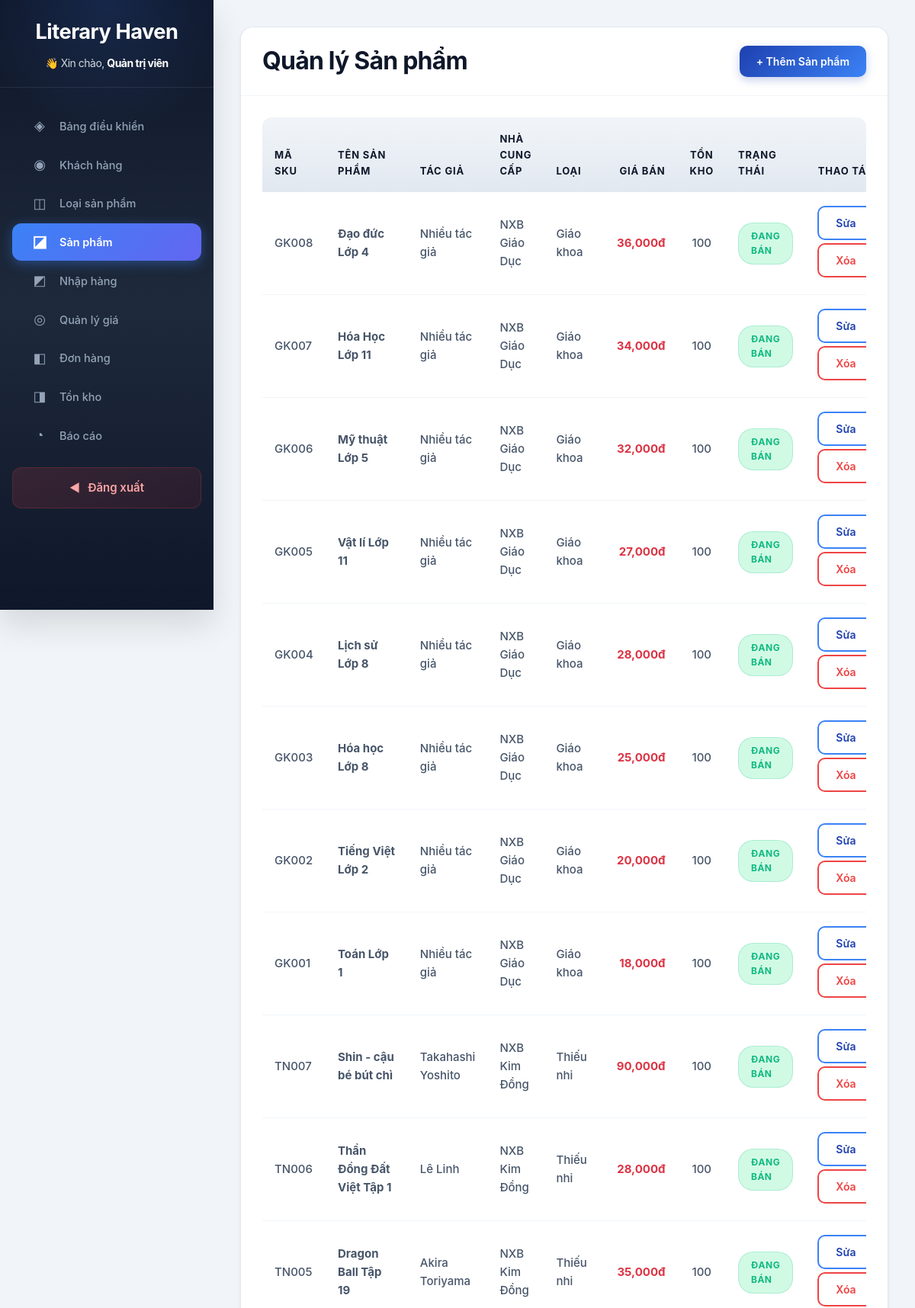
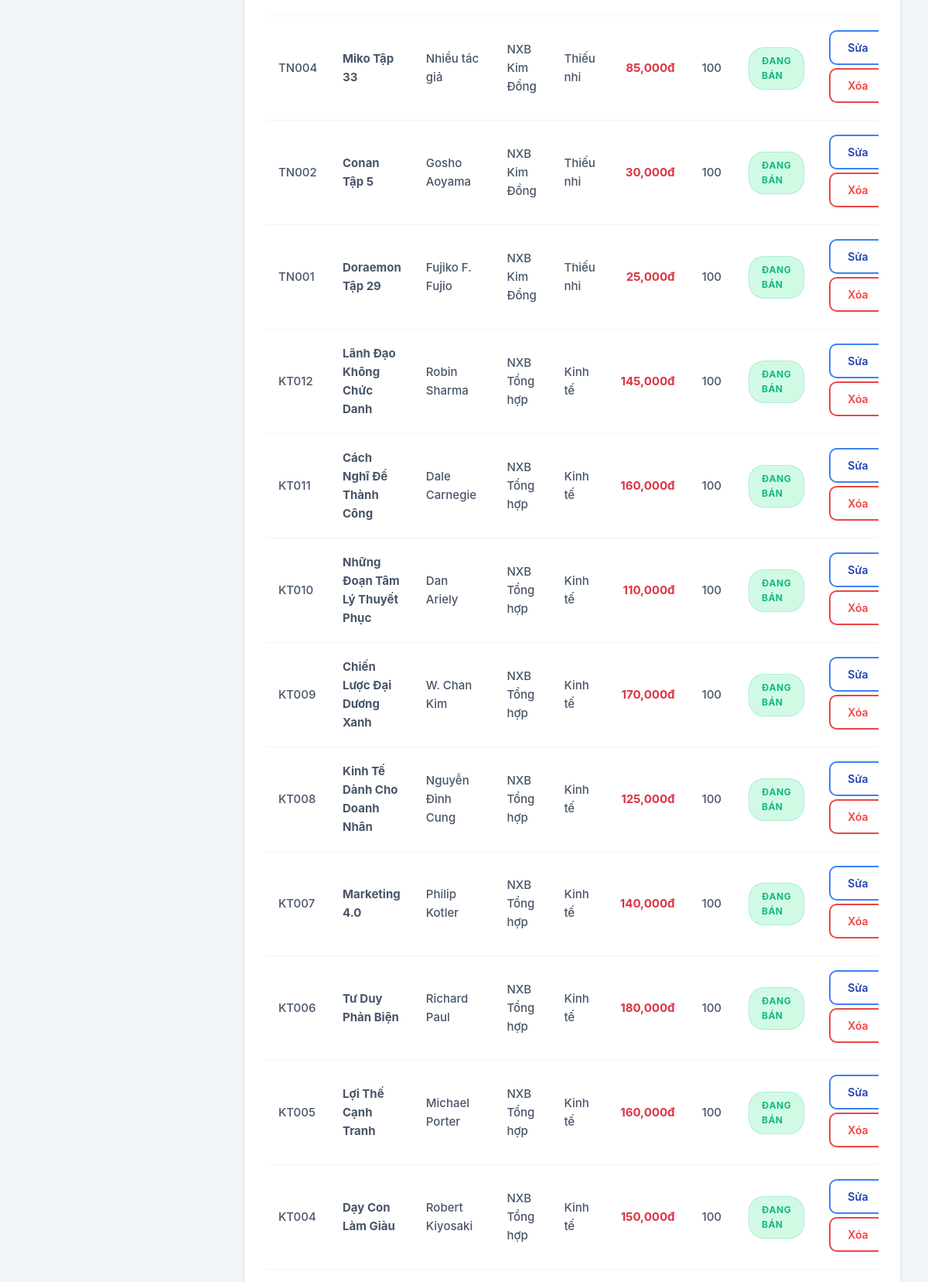
/admin/products.php (signed in, upper part), run on the app's committed database (2 pictures, top to bottom).
### tables this page shows
CREATE TABLE users (
  id INT AUTO_INCREMENT PRIMARY KEY,
  status VARCHAR(20) DEFAULT 'active',
  fullName VARCHAR(255),
  username VARCHAR(100),
  password VARCHAR(255),
  email VARCHAR(255),
  phone VARCHAR(20),
  address VARCHAR(255),
  role VARCHAR(20) DEFAULT 'user',
  createdAt DATETIME DEFAULT CURRENT_TIMESTAMP
);

CREATE TABLE products (
  id INT AUTO_INCREMENT PRIMARY KEY,
  sku VARCHAR(20),
  name VARCHAR(255),
  author VARCHAR(255),
  supplier VARCHAR(255),
  price INT,
  costPrice INT DEFAULT 0,
  profitMargin INT DEFAULT 0,
  category_id INT,
  subcategory VARCHAR(100),
  unit VARCHAR(50) DEFAULT 'Quyển',
  description TEXT,
  image VARCHAR(255),
  qty INT DEFAULT 0,
  LN FLOAT DEFAULT 0.1,
  status VARCHAR(20) DEFAULT 'active',
  FOREIGN KEY (category_id) REFERENCES categories(id) ON DELETE CASCADE
);

CREATE TABLE categories (
  id INT AUTO_INCREMENT PRIMARY KEY,
  name VARCHAR(100),
  status VARCHAR(20) DEFAULT 'active'
);

### admin/products.php (the view, shortened to what this page needs)
<?php
require_once __DIR__ . '/../api/db.php';
$products = $conn->query("SELECT p.*, c.name as category_name FROM products p LEFT JOIN categories c ON p.category_id = c.id ORDER BY p.id DESC")->fetch_all(MYSQLI_ASSOC);
?>
<!DOCTYPE html>
<html lang="vi">
<head>
  <link rel="stylesheet" href="../bootstrap-5.3.2-dist/css/bootstrap.min.css">
  <link rel="stylesheet" href="../assets/css/admin_style.css">
</head>
<body>
  <?php include 'admin_sidebar.php'; ?>
  <main class="main-content">
    <div class="container-fluid py-4 page-content">
      <div class="card shadow-sm">
        <div class="card-header d-flex justify-content-between align-items-center">
          <h1 class="h3 mb-0">Quản lý Sản phẩm</h1>
          <button class="btn btn-primary" onclick="openProductModal()">+ Thêm Sản phẩm</button>
        </div>
        <div class="card-body">
          <div class="table-responsive">
            <table class="table table-hover align-middle">
              <thead>
                <tr>
                  <th>Mã SKU</th>
                  <th>Tên Sản phẩm</th>
                  <th>Tác giả</th>
                  <th>Nhà cung cấp</th>
                  <th>Loại</th>
                  <th class="text-end">Giá bán</th>
                  <th class="text-center">Tồn kho</th>
                  <th>Trạng thái</th>
                  <th class="text-center">Thao tác</th>
                </tr>
              </thead>
              <tbody>
                <?php if (empty($products)): ?>
                  <tr>
                    <td colspan="9" class="text-center text-muted">Chưa có sản phẩm nào.</td>
                  </tr>
                <?php else: ?>
                  <?php foreach ($products as $p): ?>
                    <tr>
                      <td><?= htmlspecialchars($p['sku']) ?></td>
                      <td><strong><?= htmlspecialchars($p['name']) ?></strong></td>
                      <td><?= htmlspecialchars($p['author'] ?? '') ?></td>
                      <td><?= htmlspecialchars($p['supplier'] ?? '') ?></td>
                      <td><?= htmlspecialchars($p['category_name']) ?></td>
                      <td class="text-end fw-bold text-danger"><?= number_format($p['price']) ?>đ</td>
                      <td class="text-center"><?= $p['qty'] ?></td>
                      <td>
                        <?php if ($p['status'] === 'active'): ?>
                          <span class="status delivered">Đang bán</span>
                        <?php else: ?>
                          <span class="status pending">Dừng bán</span>
                        <?php endif; ?>
                      </td>
                      <td class="text-center">
                        <button class="btn btn-sm btn-outline-primary mb-1" onclick='editProduct(<?= json_encode($p) ?>)'>Sửa</button>
                        <button class="btn btn-sm btn-outline-danger mb-1" onclick='deleteProduct(<?= $p['id'] ?>, <?= json_encode($p['name']) ?>)'>Xóa</button>
                      </td>
                    </tr>
                  <?php endforeach; ?>
                <?php endif; ?>
              </tbody>
            </table>
          </div>
        </div>
      </div>
    </div>
  </main>
</body>
</html>

### admin/admin_sidebar.php (shortened to what this page needs)
<?php
$currentPage = basename($_SERVER['PHP_SELF']);
require_once __DIR__ . '/../api/db.php';
$adminName = 'Quản trị viên';
if (isset($_SESSION['admin_id'])) {
    $adminId = (int)$_SESSION['admin_id'];
    $stmt = $conn->prepare("SELECT fullName, username FROM users WHERE id = ?");
    $stmt->bind_param("i", $adminId);
    $stmt->execute();
    $result = $stmt->get_result();
    if ($row = $result->fetch_assoc()) {
        $adminName = !empty($row['fullName']) ? $row['fullName'] : $row['username'];
    }
}
?>
<aside class="sidebar d-flex flex-column vh-100">
    <div class="sidebar-header" style="padding-bottom: 20px;">
        Literary Haven
        <div style="font-size: 14px; font-weight: 400; margin-top: 8px; color: #cfd8dc; text-transform: none;">
            👋 Xin chào, <span style="color: #fff; font-weight: bold;"><?= htmlspecialchars($adminName, ENT_QUOTES, 'UTF-8') ?></span>
        </div>
    </div>
    <ul class="nav nav-pills flex-column mb-auto">
        <li class="nav-item">
            <a href="dashboard.php" class="nav-link <?= ($currentPage == 'dashboard.php') ? 'active' : '' ?>">
                <span class="nav-icon">◈</span>
                <span>Bảng điều khiển</span>
            </a>
        </li>
        <li class="nav-item">
            <a href="users.php" class="nav-link <?= ($currentPage == 'users.php') ? 'active' : '' ?>">
                <span class="nav-icon">◉</span>
                <span>Khách hàng</span>
            </a>
        </li>
        <li class="nav-item">
            <a href="categories.php" class="nav-link <?= ($currentPage == 'categories.php') ? 'active' : '' ?>">
                <span class="nav-icon">◫</span>
                <span>Loại sản phẩm</span>
            </a>
        </li>
        <li class="nav-item">
            <a href="products.php" class="nav-link <?= ($currentPage == 'products.php') ? 'active' : '' ?>">
                <span class="nav-icon">◪</span>
                <span>Sản phẩm</span>
            </a>
        </li>
        <li class="nav-item">
            <a href="purchase-orders.php" class="nav-link <?= ($currentPage == 'purchase-orders.php') ? 'active' : '' ?>">
                <span class="nav-icon">◩</span>
                <span>Nhập hàng</span>
            </a>
        </li>
        <li class="nav-item">
            <a href="pricing.php" class="nav-link <?= ($currentPage == 'pricing.php') ? 'active' : '' ?>">
                <span class="nav-icon">◎</span>
                <span>Quản lý giá</span>
            </a>
        </li>
        <li class="nav-item">
            <a href="orders.php" class="nav-link <?= ($currentPage == 'orders.php') ? 'active' : '' ?>">
                <span class="nav-icon">◧</span>
                <span>Đơn hàng</span>
            </a>
        </li>
        <li class="nav-item">
            <a href="inventory.php" class="nav-link <?= ($currentPage == 'inventory.php') ? 'active' : '' ?>">
                <span class="nav-icon">◨</span>
                <span>Tồn kho</span>
            </a>
        </li>
        <li class="nav-item">
            <a href="reports.php" class="nav-link <?= ($currentPage == 'reports.php') ? 'active' : '' ?>">
                <span class="nav-icon">◔</span>
                <span>Báo cáo</span>
            </a>
        </li>
        <li class="nav-item">
            <a href="logout.php" class="logout-link" style="margin-top: 15px; margin-left:16px; margin-right:16px;">
                <span>◀</span>
                <span>Đăng xuất</span>
            </a>
        </li>
    </ul>
</aside>

### admin/admin_sidebar.php (style rules this page uses)
.sidebar-header::after { display: none !important; content: "" !important; }

### data on the page
users: fullName "Quản trị viên"
products: sku "GK008", name "Đạo đức Lớp 4", author "Nhiều tác giả", supplier "NXB Giáo Dục", category.name "Giáo khoa", price "36,000", qty "100", status "ĐANG BÁN"
products: sku "GK007", name "Hóa Học Lớp 11", author "Nhiều tác giả", supplier "NXB Giáo Dục", category.name "Giáo khoa", price "34,000", qty "100", status "ĐANG BÁN"
products: sku "GK006", name "Mỹ thuật Lớp 5", author "Nhiều tác giả", supplier "NXB Giáo Dục", category.name "Giáo khoa", price "32,000", qty "100", status "ĐANG BÁN"
products: sku "GK005", name "Vật lí Lớp 11", author "Nhiều tác giả", supplier "NXB Giáo Dục", category.name "Giáo khoa", price "27,000", qty "100", status "ĐANG BÁN"
products: sku "GK004", name "Lịch sử Lớp 8", author "Nhiều tác giả", supplier "NXB Giáo Dục", category.name "Giáo khoa", price "28,000", qty "100", status "ĐANG BÁN"
products: sku "GK003", name "Hóa học Lớp 8", author "Nhiều tác giả", supplier "NXB Giáo Dục", category.name "Giáo khoa", price "25,000", qty "100", status "ĐANG BÁN"
products: sku "GK002", name "Tiếng Việt Lớp 2", author "Nhiều tác giả", supplier "NXB Giáo Dục", category.name "Giáo khoa", price "20,000", qty "100", status "ĐANG BÁN"
products: sku "GK001", name "Toán Lớp 1", author "Nhiều tác giả", supplier "NXB Giáo Dục", category.name "Giáo khoa", price "18,000", qty "100", status "ĐANG BÁN"
products: sku "TN007", name "Shin - cậu bé bút chì", author "Takahashi Yoshito", supplier "NXB Kim Đồng", category.name "Thiếu nhi", price "90,000", qty "100", status "ĐANG BÁN"
products: sku "TN006", name "Thần Đồng Đất Việt Tập 1", author "Lê Linh", supplier "NXB Kim Đồng", category.name "Thiếu nhi", price "28,000", qty "100", status "ĐANG BÁN"
products: sku "TN005", name "Dragon Ball Tập 19", author "Akira Toriyama", supplier "NXB Kim Đồng", category.name "Thiếu nhi", price "35,000", qty "100", status "ĐANG BÁN"
products: sku "TN004", name "Miko Tập 33", author "Nhiều tác giả", supplier "NXB Kim Đồng", category.name "Thiếu nhi", price "85,000", qty "100", status "ĐANG BÁN"
products: sku "TN002", name "Conan Tập 5", author "Gosho Aoyama", supplier "NXB Kim Đồng", category.name "Thiếu nhi", price "30,000", qty "100", status "ĐANG BÁN"
products: sku "TN001", name "Doraemon Tập 29", author "Fujiko F. Fujio", supplier "NXB Kim Đồng", category.name "Thiếu nhi", price "25,000", qty "100", status "ĐANG BÁN"
products: sku "KT012", name "Lãnh Đạo Không Chức Danh", author "Robin Sharma", supplier "NXB Tổng hợp", category.name "Kinh tế", price "145,000", qty "100", status "ĐANG BÁN"
products: sku "KT011", name "Cách Nghĩ Để Thành Công", author "Dale Carnegie", supplier "NXB Tổng hợp", category.name "Kinh tế", price "160,000", qty "100", status "ĐANG BÁN"
products: sku "KT010", name "Những Đoạn Tâm Lý Thuyết Phục", author "Dan Ariely", supplier "NXB Tổng hợp", category.name "Kinh tế", price "110,000", qty "100", status "ĐANG BÁN"
products: sku "KT009", name "Chiến Lược Đại Dương Xanh", author "W. Chan Kim", supplier "NXB Tổng hợp", category.name "Kinh tế", price "170,000", qty "100", status "ĐANG BÁN"
products: sku "KT008", name "Kinh Tế Dành Cho Doanh Nhân", author "Nguyễn Đình Cung", supplier "NXB Tổng hợp", category.name "Kinh tế", price "125,000", qty "100", status "ĐANG BÁN"
products: sku "KT007", name "Marketing 4.0", author "Philip Kotler", supplier "NXB Tổng hợp", category.name "Kinh tế", price "140,000", qty "100", status "ĐANG BÁN"
products: sku "KT006", name "Tư Duy Phản Biện", author "Richard Paul", supplier "NXB Tổng hợp", category.name "Kinh tế", price "180,000", qty "100", status "ĐANG BÁN"
products: sku "KT005", name "Lợi Thế Cạnh Tranh", author "Michael Porter", supplier "NXB Tổng hợp", category.name "Kinh tế", price "160,000", qty "100", status "ĐANG BÁN"
products: sku "KT004", name "Dạy Con Làm Giàu", author "Robert Kiyosaki", supplier "NXB Tổng hợp", category.name "Kinh tế", price "150,000", qty "100", status "ĐANG BÁN"
